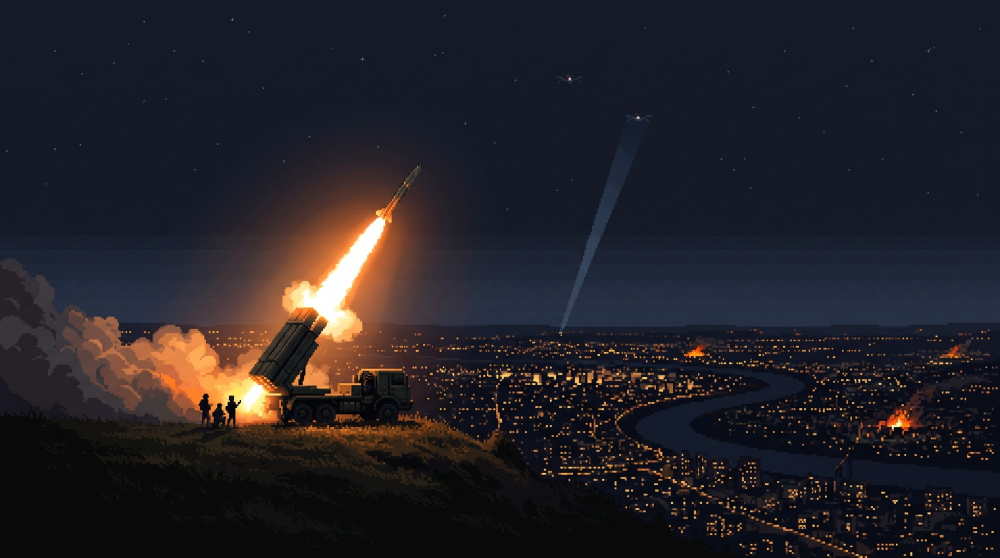
#> input picture assets/ui/home_war.jpg, 2000 x 1116 px, given in place of cover-pixel.png, which was not available (shown at 1/2 size)
$ python itch_socials.py out.png
#> lines starting #> are read from the running program, lines starting #| are printed output that depends on the picture
"""Three images for the itch.io page, 1600 px wide like the other section images:
discord-banner.png (join the Discord), socials-banner.png (YouTube, Instagram,
TikTok, Telegram) and whats-next.png (the teaser for the next game).

    python tools/itch_socials.py itch

The platform icons are simple drawings of each platform's mark, made here.
"""
import math
import os
import re
import sys

import numpy as np
from PIL import Image, ImageChops, ImageDraw, ImageFilter, ImageFont

ROOT = os.path.dirname(os.path.dirname(os.path.abspath(__file__)))
FONT = os.path.join(ROOT, "assets", "fonts", "Inter.ttf")
ART = os.path.join(ROOT, "itch", "cover-pixel.png")
PAGE = (0x10, 0x12, 0x18)
PANEL = (0x1A, 0x1D, 0x24)
TEXT = (0xEE, 0xF0, 0xF3)
MUTED = (0x9A, 0xA0, 0xAC)
RED = (0xE8, 0x4B, 0x3C)
BLURPLE = (0x58, 0x65, 0xF2)
SS = 4      # icons are drawn this many times bigger, then scaled down (smooth edges)


def font(size, weight):
    f = ImageFont.truetype(FONT, size)
    f.set_variation_by_name(weight)
    return f


# --- icons (each returns an RGBA image `size` px square) -----------------------------------

def _canvas(size):
    n = size * SS
    return Image.new("RGBA", (n, n), (0, 0, 0, 0)), n


def _done(img, size):
    return img.resize((size, size), Image.LANCZOS)


def _rounded_mask(n, r):
    m = Image.new("L", (n, n), 0)
    ImageDraw.Draw(m).rounded_rectangle([0, 0, n - 1, n - 1], radius=r, fill=255)
    return m


# [31 lines left out: functions icon_youtube, icon_instagram, not called in this run]


# The Discord and TikTok marks as vector outlines (24 x 24 units, as in the Simple Icons set),
# filled here, because their curves are too fiddly to draw from circles and boxes.
DISCORD_D = ("M20.317 4.3698a19.7913 19.7913 0 00-4.8851-1.5152.0741.0741 0 00-.0785.0371c-.211.3753-.4447.8648"
             "-.6083 1.2495-1.8447-.2762-3.68-.2762-5.4868 0-.1636-.3933-.4058-.8742-.6177-1.2495a.077.077 0 00"
             "-.0785-.037 19.7363 19.7363 0 00-4.8852 1.515.0699.0699 0 00-.0321.0277C.5334 9.0458-.319 13.5799"
             ".0992 18.0578a.0824.0824 0 00.0312.0561c2.0528 1.5076 4.0413 2.4228 5.9929 3.0294a.0777.0777 0 00"
             ".0842-.0276c.4616-.6304.8731-1.2952 1.226-1.9942a.076.076 0 00-.0416-.1057c-.6528-.2476-1.2743-.5495"
             "-1.8722-.8923a.077.077 0 01-.0076-.1277c.1258-.0943.2517-.1923.3718-.2914a.0743.0743 0 01.0776-.0105"
             "c3.9278 1.7933 8.18 1.7933 12.0614 0a.0739.0739 0 01.0785.0095c.1202.099.246.1981.3728.2924a.077.077"
             " 0 01-.0066.1276 12.2986 12.2986 0 01-1.873.8914.0766.0766 0 00-.0407.1067c.3604.698.7719 1.3628"
             " 1.225 1.9932a.076.076 0 00.0842.0286c1.961-.6067 3.9495-1.5219 6.0023-3.0294a.077.077 0 00.0313"
             "-.0552c.5004-5.177-.8382-9.6739-3.5485-13.6604a.061.061 0 00-.0312-.0286zM8.02 15.3312c-1.1825 0"
             "-2.1569-1.0857-2.1569-2.419 0-1.3332.9555-2.4189 2.157-2.4189 1.2108 0 2.1757 1.0952 2.1568 2.419"
             " 0 1.3332-.9555 2.4189-2.1569 2.4189zm7.9748 0c-1.1825 0-2.1569-1.0857-2.1569-2.419 0-1.3332.9554"
             "-2.4189 2.1569-2.4189 1.2108 0 2.1757 1.0952 2.1568 2.419 0 1.3332-.946 2.4189-2.1568 2.4189Z")
TIKTOK_D = ("M12.525.02c1.31-.02 2.61-.01 3.91-.02.08 1.53.63 3.09 1.75 4.17 1.12 1.11 2.7 1.62 4.24 1.79v4.03"
            "c-1.44-.05-2.89-.35-4.2-.97-.57-.26-1.1-.59-1.62-.93-.01 2.92.01 5.84-.02 8.75-.08 1.4-.54 2.79"
            "-1.35 3.94-1.31 1.92-3.58 3.17-5.91 3.21-1.43.08-2.86-.31-4.08-1.03-2.02-1.19-3.44-3.37-3.65-5.71"
            "-.02-.5-.03-1-.01-1.49.18-1.9 1.12-3.72 2.58-4.96 1.66-1.44 3.98-2.13 6.15-1.72.02 1.48-.04 2.96"
            "-.04 4.44-.99-.32-2.15-.23-3.02.37-.63.41-1.11 1.04-1.36 1.75-.21.51-.15 1.07-.14 1.61.24 1.64 1.82"
            " 3.02 3.5 2.87 1.12-.01 2.19-.66 2.77-1.61.19-.33.4-.67.41-1.06.1-1.79.06-3.57.07-5.36.01-4.03-.01"
            "-8.05.02-12.07z")

_NUM = re.compile(r"[-+]?(?:\d+\.?\d*|\.\d+)(?:[eE][-+]?\d+)?")
_ARGS = {"M": 2, "L": 2, "T": 2, "H": 1, "V": 1, "C": 6, "S": 4, "Q": 4, "A": 7, "Z": 0}


def _svg_tokens(d):
    """(command, numbers) pairs; arc flags may be written as bare digits with no gaps."""
    pos = [0]

    def skip():
        while pos[0] < len(d) and d[pos[0]] in " ,\t\r\n":
            pos[0] += 1

    def number():
        skip()
        m = _NUM.match(d, pos[0])
        pos[0] = m.end()
        return float(m.group())

    def flag():
        skip()
        c = d[pos[0]]
        pos[0] += 1
        return float(c)

    out, cmd = [], None
    while True:
        skip()
        if pos[0] >= len(d):
            return out
        if d[pos[0]].isalpha():
            cmd = d[pos[0]]
            pos[0] += 1
        elif cmd in ("M", "m"):
            cmd = "L" if cmd == "M" else "l"     # numbers after a move are lines
        up = cmd.upper()
        if up == "Z":
            out.append((cmd, []))
        elif up == "A":
            out.append((cmd, [number(), number(), number(), flag(), flag(), number(), number()]))
        else:
            out.append((cmd, [number() for _ in range(_ARGS[up])]))


def _arc(x1, y1, rx, ry, phi, large, sweep, x2, y2):
    """Points along an SVG arc (endpoint form), after the SVG spec's conversion to centre form."""
    if rx == 0 or ry == 0:
        return [(x2, y2)]
    phi = math.radians(phi)
    c, s = math.cos(phi), math.sin(phi)
    dx, dy = (x1 - x2) / 2, (y1 - y2) / 2
    xp, yp = c * dx + s * dy, -s * dx + c * dy
    rx, ry = abs(rx), abs(ry)
    lam = xp * xp / (rx * rx) + yp * yp / (ry * ry)
    if lam > 1:
        rx, ry = rx * math.sqrt(lam), ry * math.sqrt(lam)
    num = rx * rx * ry * ry - rx * rx * yp * yp - ry * ry * xp * xp
    den = rx * rx * yp * yp + ry * ry * xp * xp
    k = math.sqrt(max(0.0, num / den)) if den else 0.0
    if large == sweep:
        k = -k
    cxp, cyp = k * rx * yp / ry, -k * ry * xp / rx
    cx, cy = c * cxp - s * cyp + (x1 + x2) / 2, s * cxp + c * cyp + (y1 + y2) / 2
    a1 = math.atan2((yp - cyp) / ry, (xp - cxp) / rx)
    a2 = math.atan2((-yp - cyp) / ry, (-xp - cxp) / rx)
    da = a2 - a1
    if sweep and da < 0:
        da += 2 * math.pi
    elif not sweep and da > 0:
        da -= 2 * math.pi
    n = max(4, int(abs(da) / (math.pi / 24)))
    return [(c * rx * math.cos(a1 + da * j / n) - s * ry * math.sin(a1 + da * j / n) + cx,
             s * rx * math.cos(a1 + da * j / n) + c * ry * math.sin(a1 + da * j / n) + cy) for j in range(1, n + 1)]


def svg_outlines(d):
    """The path's closed outlines as lists of points, in the path's own units."""
    shapes, cur = [], []
    x = y = sx = sy = 0.0
    last_ctrl, last_cmd = (0.0, 0.0), ""
    for cmd, a in _svg_tokens(d):
        rel = cmd.islower()
        up = cmd.upper()
        ox, oy = (x, y) if rel else (0.0, 0.0)
        if up == "M":
            if len(cur) > 1:
                shapes.append(cur)
            x, y = ox + a[0], oy + a[1]
            sx, sy = x, y
            cur = [(x, y)]
        elif up == "L":
            x, y = ox + a[0], oy + a[1]
            cur.append((x, y))
        elif up == "H":
            x = (x if rel else 0.0) + a[0]
            cur.append((x, y))
        elif up == "V":
            y = (y if rel else 0.0) + a[0]
            cur.append((x, y))
        elif up in ("C", "S"):
            if up == "C":
                c1 = (ox + a[0], oy + a[1])
                c2, e = (ox + a[2], oy + a[3]), (ox + a[4], oy + a[5])
            else:
                c1 = (2 * x - last_ctrl[0], 2 * y - last_ctrl[1]) if last_cmd in ("C", "S") else (x, y)
                c2, e = (ox + a[0], oy + a[1]), (ox + a[2], oy + a[3])
            for j in range(1, 17):
                t = j / 16
                u = 1 - t
                cur.append((u ** 3 * x + 3 * u * u * t * c1[0] + 3 * u * t * t * c2[0] + t ** 3 * e[0],
                            u ** 3 * y + 3 * u * u * t * c1[1] + 3 * u * t * t * c2[1] + t ** 3 * e[1]))
            last_ctrl = c2
            x, y = e
        elif up == "A":
            ex, ey = ox + a[5], oy + a[6]
            cur += _arc(x, y, a[0], a[1], a[2], int(a[3]), int(a[4]), ex, ey)
            x, y = ex, ey
        elif up == "Z":
            if len(cur) > 1:
                shapes.append(cur)
            x, y = sx, sy
            cur = [(x, y)]
        last_cmd = up
    if len(cur) > 1:
        shapes.append(cur)
    return shapes


def svg_mask(d, n, box):
    """A 24-unit path filled even-odd into an n x n mask, scaled into box = (x0, y0, side)."""
    x0, y0, side = box
    k = side / 24.0
    acc = np.zeros((n, n), bool)
    for shape in svg_outlines(d):
        m = Image.new("1", (n, n), 0)
        ImageDraw.Draw(m).polygon([(x0 + px * k, y0 + py * k) for px, py in shape], fill=1)
        acc ^= np.asarray(m, bool)
    return Image.fromarray((acc * 255).astype(np.uint8), "L")


def _glyph(mask, colour, n):
    lay = Image.new("RGBA", (n, n), colour + (255,))
    lay.putalpha(mask)
    return lay


# [23 lines left out: functions icon_tiktok, icon_telegram, not called in this run]


def icon_discord(size):
    img, n = _canvas(size)
    base = Image.new("RGBA", (n, n), BLURPLE + (255,))
    base.putalpha(_rounded_mask(n, n * 0.24))
    side = n * 0.62
    m = svg_mask(DISCORD_D, n, ((n - side) / 2, (n - side) / 2 + n * 0.005, side))
    base.alpha_composite(_glyph(m, (255, 255, 255), n))
    return _done(base, size)


# --- pieces ---------------------------------------------------------------------------------

def art_strip(w, h, y_mid, dark=0.0, blur=0):
    """The cover art scaled to width w, cropped to h around y_mid (in the art's own pixels)."""
    src = Image.open(ART).convert("RGB")
    s = w / src.width
    sh = h / s
    y0 = min(max(y_mid - sh / 2, 0), src.height - sh)
    img = src.resize((w, h), Image.LANCZOS, box=(0, y0, src.width, y0 + sh))
    if blur:
        img = img.filter(ImageFilter.GaussianBlur(blur))
    if dark:
        img = Image.blend(img, Image.new("RGB", (w, h), PAGE), dark)
    return img


def h_fade(w, h, x0, x1, a0, a1):
    """A PAGE-coloured overlay whose opacity goes from a0 at x0 to a1 at x1."""
    xs = np.clip((np.arange(w, dtype=np.float32) - x0) / max(1, x1 - x0), 0, 1)
    xs = xs * xs * (3 - 2 * xs)
    a = (a0 + (a1 - a0) * xs) * 255
    lay = Image.new("RGBA", (w, h), PAGE + (0,))
    lay.putalpha(Image.fromarray(np.repeat(a[None, :], h, 0).astype(np.uint8)))
    return lay


# [8 lines left out: function pill, not called in this run]


def border(img, colour=(0x33, 0x38, 0x42, 255)):
    d = ImageDraw.Draw(img)
    d.rectangle([0, 0, img.width - 1, img.height - 1], outline=colour, width=2)


# --- the images -----------------------------------------------------------------------------

def discord_banner():
    W, H = 1600, 400
    img = art_strip(W, H, 520).convert("RGBA")
    img.alpha_composite(h_fade(W, H, 560, 1250, 0.96, 0.15))
    d = ImageDraw.Draw(img)
    ic = icon_discord(170)
    img.alpha_composite(ic, (90, (H - 170) // 2))
    x = 310
    d.text((x, 128), "JOIN THE DISCORD", font=font(76, "Black"), fill=TEXT, anchor="lm")
    d.text((x, 200), "Tactics, bug reports and new builds first", font=font(34, "SemiBold"), fill=MUTED, anchor="lm")
    pill(d, x, 284, "discord.gg/Zf6rerfAu", font(32, "Bold"), BLURPLE)
    border(img)
    return img.convert("RGB")


# [38 lines left out: functions socials_banner, _noise, not called in this run]


# A delta-wing attack drone seen from below, nose along +y, half-span 1 (x, y).
DRONE = [(0.0, 1.0), (0.06, 0.93), (0.085, 0.80), (0.10, 0.56), (1.0, -0.43), (1.0, -0.62), (0.16, -0.48),
         (0.085, -0.60), (0.0, -0.64)]


# [71 lines left out: function whats_next, not called in this run]


# One button per platform, so each can carry its own link on the itch page.
# (file name, icon, the line on the button, the platform's colour for the edge)
BUTTONS = [
    ("youtube", icon_youtube, "Subscribe on YouTube", (0xFF, 0x00, 0x00)),
    ("instagram", icon_instagram, "Follow on Instagram", (0xD6, 0x29, 0x76)),
    ("tiktok", icon_tiktok, "Follow on TikTok", (0x25, 0xF4, 0xEE)),
    ("telegram", icon_telegram, "Join on Telegram", (0x2A, 0xAB, 0xEE)),
    ("discord", icon_discord, "Join the Discord", BLURPLE),
]
BW, BH = 480, 104          # the size it shows at on the page


# [25 lines left out: function button, not called in this run]


def main():
    out = sys.argv[1] if len(sys.argv) > 1 else os.path.join(ROOT, "itch")
    for name, fn in (("discord-banner", discord_banner), ("socials-banner", socials_banner), ("whats-next", whats_next)):
        path = os.path.join(out, name + ".png")
        fn().save(path, optimize=True)
        print("wrote", path)
#> this loop made 1 pass
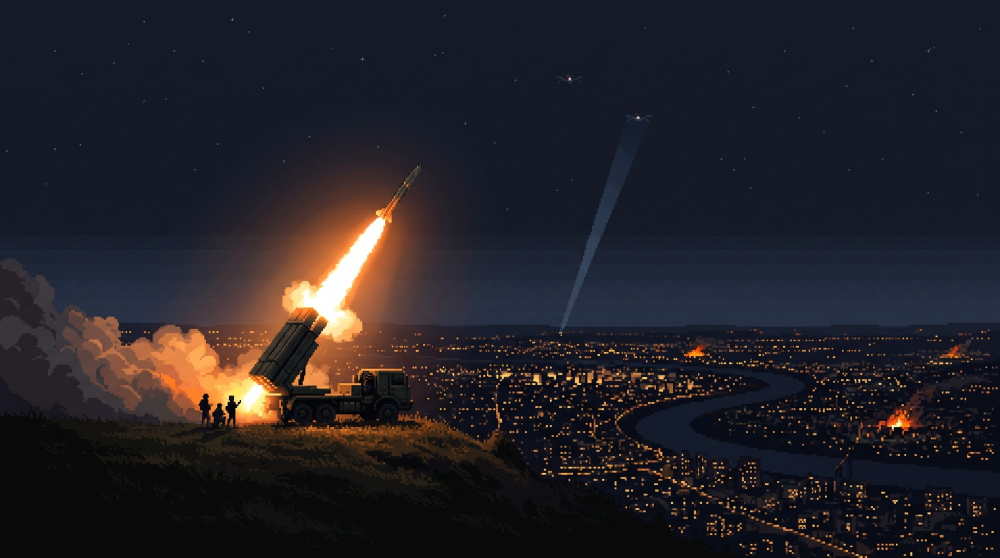
#> input picture assets/ui/home_war.jpg, 2000 x 1116 px, given in place of cover-pixel.png, which was not available (shown at 1/2 size)
#> pass 1, in art_strip, `img = src.resize((w, h), Image.LANCZOS, box=(0, y0, src.width, y0 + sh))`:
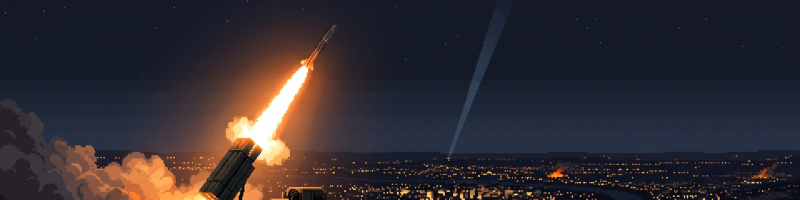
#> img: PIL image 1600x400 RGB (shown at 1/2 size); mean R, G, B 50, 44, 50
    bdir = os.path.join(out, "buttons")
    os.makedirs(bdir, exist_ok=True)
    made = []
    for name, icon_fn, label, accent in BUTTONS:
        b = button(icon_fn, label, accent)
        b.save(os.path.join(bdir, "button-%s.png" % name), optimize=True)
        made.append(b)
    # How they look stacked on the page, for checking.
    sheet = Image.new("RGBA", (BW + 60, len(made) * (BH + 14) + 46), PAGE + (255,))
    for i, b in enumerate(made):
        sheet.alpha_composite(b, (30, 30 + i * (BH + 14)))
    sheet.convert("RGB").save(os.path.join(bdir, "all-buttons-preview.png"))
    print("wrote", bdir)
    # A sheet of the icons, for checking them.
    if "--icons" in sys.argv:
        sheet = Image.new("RGBA", (5 * 220, 220), PAGE + (255,))
        for i, fn in enumerate((icon_youtube, icon_instagram, icon_tiktok, icon_telegram, icon_discord)):
            sheet.alpha_composite(fn(180), (20 + i * 220, 20))
        sheet.save(os.path.join(out, "icons-check.png"))


if __name__ == "__main__":
#> (the run stopped early here; a loop or call above may not have finished)

$ run again, on assets/ui/home_fg.png
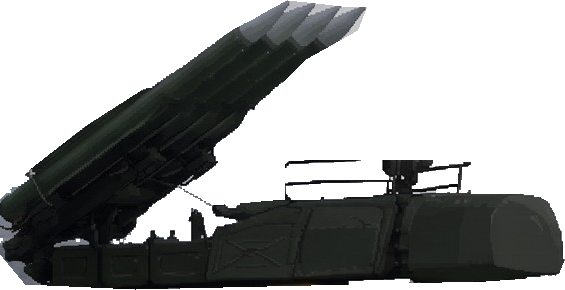
#> input picture assets/ui/home_fg.png, 565 x 290 px, given in place of cover-pixel.png, which was not available
#> the loop in main, `for name, fn in (("discord-banner", discord_banner), ("socials-banner"..` made 1 pass
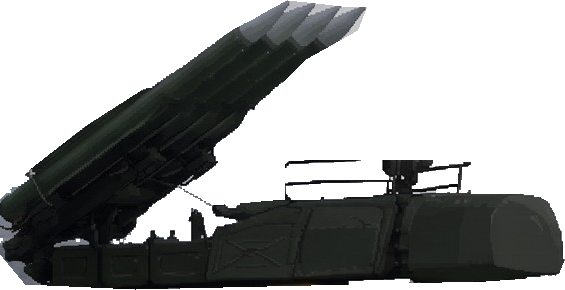
#> input picture assets/ui/home_fg.png, 565 x 290 px, given in place of cover-pixel.png, which was not available
#> pass 1, in art_strip, `src = Image.open(ART).convert("RGB")`:
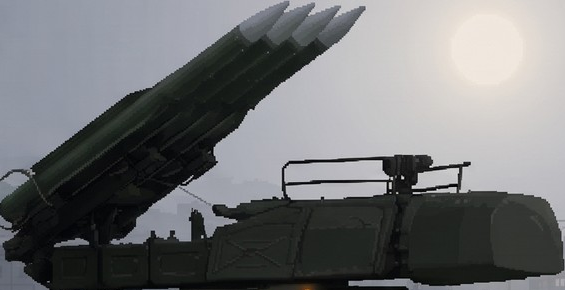
#> src: PIL image 565x290 RGB; mean R, G, B 113, 114.3, 115.9
#> pass 1, in art_strip, `img = src.resize((w, h), Image.LANCZOS, box=(0, y0, src.width, y0 + sh))`:
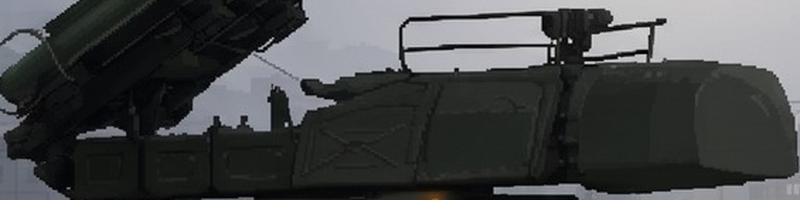
#> img: PIL image 1600x400 RGB (shown at 1/2 size); mean R, G, B 68.4, 70.2, 71
